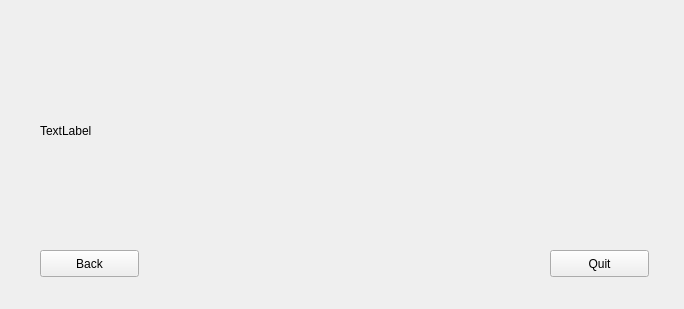
<?xml version="1.0" encoding="UTF-8"?>
<ui version="4.0">
 <class>Queue</class>
 <widget class="QWidget" name="Queue">
  <property name="geometry">
   <rect>
    <x>0</x>
    <y>0</y>
    <width>684</width>
    <height>309</height>
   </rect>
  </property>
  <property name="windowTitle">
   <string>Form</string>
  </property>
  <widget class="QPushButton" name="pushButtonBack">
   <property name="geometry">
    <rect>
     <x>40</x>
     <y>250</y>
     <width>99</width>
     <height>27</height>
    </rect>
   </property>
   <property name="text">
    <string>Back</string>
   </property>
  </widget>
  <widget class="QLabel" name="labelQueue">
   <property name="geometry">
    <rect>
     <x>40</x>
     <y>40</y>
     <width>611</width>
     <height>181</height>
    </rect>
   </property>
   <property name="text">
    <string>TextLabel</string>
   </property>
  </widget>
  <widget class="QPushButton" name="pushButtonQuit">
   <property name="geometry">
    <rect>
     <x>550</x>
     <y>250</y>
     <width>99</width>
     <height>27</height>
    </rect>
   </property>
   <property name="text">
    <string>Quit</string>
   </property>
  </widget>
 </widget>
 <resources/>
 <connections/>
</ui>
